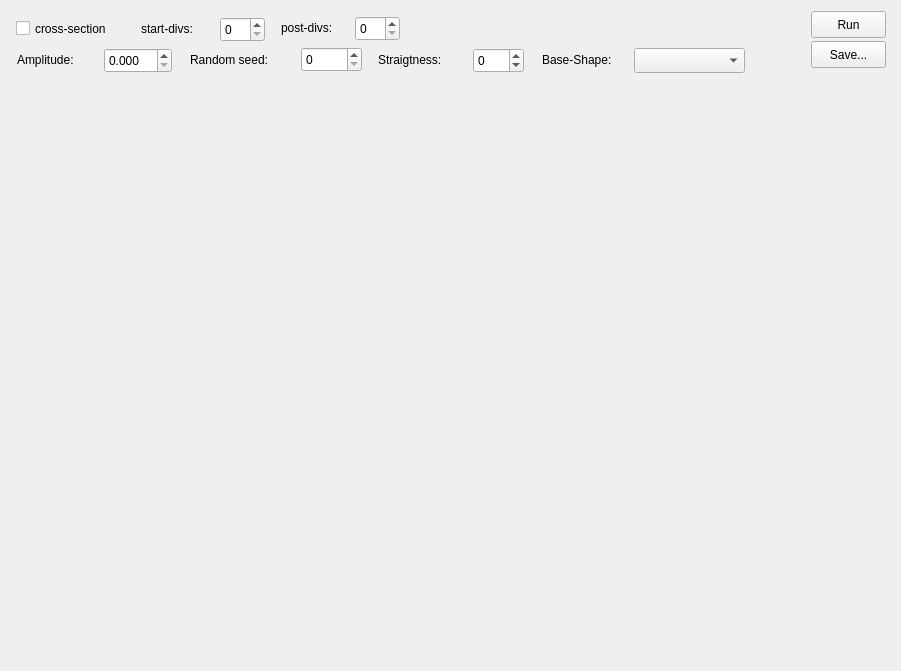
<?xml version="1.0" encoding="UTF-8"?>
<ui version="4.0">
 <class>MazeBallsClass</class>
 <widget class="QMainWindow" name="MazeBallsClass">
  <property name="geometry">
   <rect>
    <x>0</x>
    <y>0</y>
    <width>901</width>
    <height>671</height>
   </rect>
  </property>
  <property name="windowTitle">
   <string>MazeBalls</string>
  </property>
  <widget class="QWidget" name="centralWidget">
   <layout class="QVBoxLayout" name="verticalLayout">
    <item>
     <widget class="QWidget" name="controls" native="true">
      <property name="minimumSize">
       <size>
        <width>400</width>
        <height>70</height>
       </size>
      </property>
      <widget class="QCheckBox" name="crossCheck">
       <property name="geometry">
        <rect>
         <x>5</x>
         <y>6</y>
         <width>120</width>
         <height>23</height>
        </rect>
       </property>
       <property name="text">
        <string>cross-section</string>
       </property>
      </widget>
      <widget class="QDoubleSpinBox" name="amplitudeSpinBox">
       <property name="geometry">
        <rect>
         <x>93</x>
         <y>37</y>
         <width>68</width>
         <height>25</height>
        </rect>
       </property>
       <property name="decimals">
        <number>3</number>
       </property>
       <property name="maximum">
        <double>1.000000000000000</double>
       </property>
       <property name="singleStep">
        <double>0.010000000000000</double>
       </property>
      </widget>
      <widget class="QLabel" name="label">
       <property name="geometry">
        <rect>
         <x>6</x>
         <y>39</y>
         <width>81</width>
         <height>19</height>
        </rect>
       </property>
       <property name="text">
        <string>Amplitude:</string>
       </property>
      </widget>
      <widget class="QSpinBox" name="randSeedSpinBox">
       <property name="geometry">
        <rect>
         <x>290</x>
         <y>36</y>
         <width>61</width>
         <height>25</height>
        </rect>
       </property>
       <property name="maximum">
        <number>10000</number>
       </property>
      </widget>
      <widget class="QLabel" name="label_2">
       <property name="geometry">
        <rect>
         <x>179</x>
         <y>39</y>
         <width>101</width>
         <height>19</height>
        </rect>
       </property>
       <property name="text">
        <string>Random seed:</string>
       </property>
      </widget>
      <widget class="QLabel" name="label_3">
       <property name="geometry">
        <rect>
         <x>367</x>
         <y>39</y>
         <width>90</width>
         <height>19</height>
        </rect>
       </property>
       <property name="text">
        <string>Straigtness:</string>
       </property>
      </widget>
      <widget class="QSpinBox" name="straightSpinBox">
       <property name="geometry">
        <rect>
         <x>462</x>
         <y>37</y>
         <width>51</width>
         <height>25</height>
        </rect>
       </property>
       <property name="minimum">
        <number>-1</number>
       </property>
      </widget>
      <widget class="QComboBox" name="shapeComboBox">
       <property name="geometry">
        <rect>
         <x>623</x>
         <y>37</y>
         <width>111</width>
         <height>25</height>
        </rect>
       </property>
      </widget>
      <widget class="QLabel" name="label_4">
       <property name="geometry">
        <rect>
         <x>531</x>
         <y>39</y>
         <width>101</width>
         <height>19</height>
        </rect>
       </property>
       <property name="text">
        <string>Base-Shape:</string>
       </property>
      </widget>
      <widget class="QPushButton" name="runBut">
       <property name="geometry">
        <rect>
         <x>800</x>
         <y>0</y>
         <width>75</width>
         <height>27</height>
        </rect>
       </property>
       <property name="text">
        <string>Run</string>
       </property>
      </widget>
      <widget class="QPushButton" name="saveBut">
       <property name="geometry">
        <rect>
         <x>800</x>
         <y>30</y>
         <width>75</width>
         <height>27</height>
        </rect>
       </property>
       <property name="text">
        <string>Save...</string>
       </property>
      </widget>
      <widget class="QLabel" name="label_5">
       <property name="geometry">
        <rect>
         <x>130</x>
         <y>8</y>
         <width>81</width>
         <height>19</height>
        </rect>
       </property>
       <property name="text">
        <string>start-divs:</string>
       </property>
      </widget>
      <widget class="QSpinBox" name="startDivsSpinBox">
       <property name="geometry">
        <rect>
         <x>209</x>
         <y>6</y>
         <width>45</width>
         <height>25</height>
        </rect>
       </property>
       <property name="minimum">
        <number>0</number>
       </property>
       <property name="maximum">
        <number>3</number>
       </property>
      </widget>
      <widget class="QLabel" name="label_6">
       <property name="geometry">
        <rect>
         <x>270</x>
         <y>7</y>
         <width>81</width>
         <height>19</height>
        </rect>
       </property>
       <property name="text">
        <string>post-divs:</string>
       </property>
      </widget>
      <widget class="QSpinBox" name="postDivsSpinBox">
       <property name="geometry">
        <rect>
         <x>344</x>
         <y>5</y>
         <width>45</width>
         <height>25</height>
        </rect>
       </property>
      </widget>
     </widget>
    </item>
    <item>
     <widget class="GLWidget" name="glwidget" native="true">
      <property name="sizePolicy">
       <sizepolicy hsizetype="MinimumExpanding" vsizetype="MinimumExpanding">
        <horstretch>0</horstretch>
        <verstretch>0</verstretch>
       </sizepolicy>
      </property>
     </widget>
    </item>
   </layout>
  </widget>
 </widget>
 <layoutdefault spacing="6" margin="11"/>
 <customwidgets>
  <customwidget>
   <class>GLWidget</class>
   <extends>QWidget</extends>
   <header>MyLib/GLWidget.h</header>
   <container>1</container>
  </customwidget>
 </customwidgets>
 <resources>
  <include location="MazeBalls.qrc"/>
 </resources>
 <connections/>
</ui>
